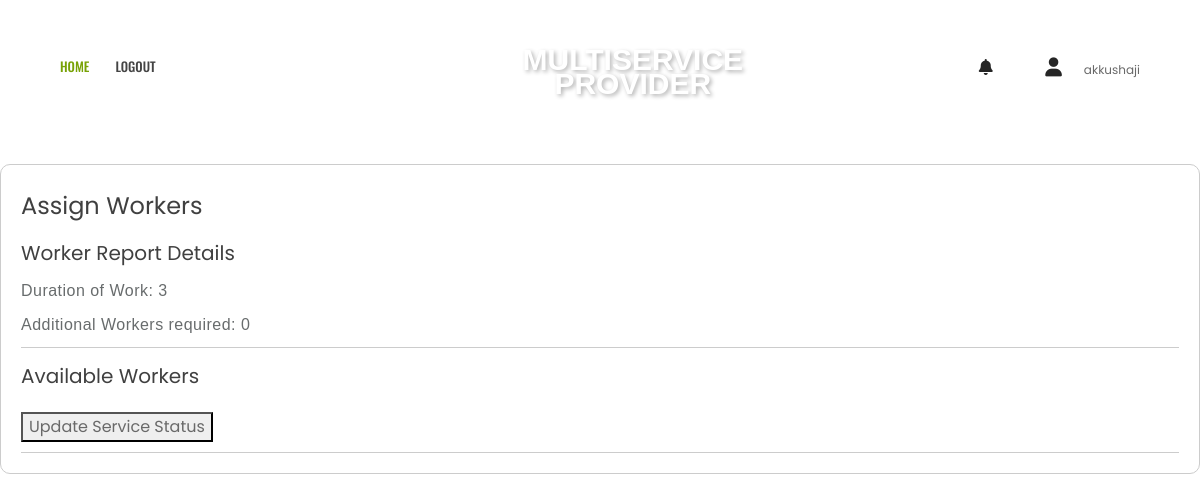
Page /assign_workers/1/ (signed in) on the committed database.
### app1/models.py (models this page shows)
class MyUser(AbstractUser):
    email = models.EmailField(unique=True)
    password = models.CharField(max_length=128, default="")
    role = models.CharField(max_length=15, default='client')
    userid = models.AutoField(primary_key=True)

class WorkerReport(models.Model):
    COMPLETED = 'completed'
    CANCELED = 'canceled'
    REPORTGIVEN = 'reportgiven'
    REPORTVERIFIED = 'reportverified'
    STATUS_CHOICES = [
        (COMPLETED, 'Completed'),
        (CANCELED, 'Canceled'),
        (REPORTGIVEN, 'ReportGiven'),
        (REPORTVERIFIED, 'ReportVerified'),
    ]
    reportid = models.AutoField(primary_key=True)
    serviceid = models.ForeignKey('Service', on_delete=models.CASCADE)
    user_id = models.ForeignKey('Worker', on_delete=models.CASCADE)
    branchid = models.ForeignKey('Branch', on_delete=models.CASCADE)
    duration_of_work = models.CharField(max_length=100)
    requirements = models.TextField()
    cost = models.DecimalField(max_digits=10, decimal_places=2)
    num_workers_needed = models.IntegerField()
    created_at = models.DateTimeField(auto_now_add=True)
    status = models.CharField(max_length=15, choices=STATUS_CHOICES, default=REPORTGIVEN)
    report_pdf = models.FileField(upload_to='worker_reports/', blank=True, null=True)

### app1/views.py (the view)
# urls.py: path('assign_workers/<int:reportid>/', views.assign_workers, name='assign_workers'),
@login_required
def assign_workers(request, reportid):
    worker_report = WorkerReport.objects.get(reportid=reportid)
    service_id = worker_report.serviceid_id
    service = Service.objects.get(serviceid=service_id)
    workers = Worker.objects.filter(district=service.district, status='available')
    context = {
        'worker_report': worker_report,
        'service': service,
        'available_workers': workers,
    }
    return render(request, 'assign_workers.html', context)

### app1/templates/assign_workers.html (shortened to what this page needs)
{% load static %}
<!doctype html>
<html class="no-js" lang="en">
<head>
        <link rel="stylesheet" href="{% static 'userassets/css/bootstrap.min.css' %}">
        <link rel="stylesheet" href="{% static 'userassets/css/font-awesome.min.css' %}">
        <link rel="stylesheet" href="{% static 'userassets/css/ie7.css' %}">
        <link rel="stylesheet" href="{% static 'userassets/css/plugins.css' %}">
        <link rel="stylesheet" href="{% static 'userassets/css/style.css' %}">
    </head>
    <link rel="stylesheet" href="https://cdnjs.cloudflare.com/ajax/libs/font-awesome/6.0.0/css/all.min.css" />
    <body>
        <header class="header-area header-sticky">
            <div class="header-container">
                <div class="row">
                    <div class="col-lg-5 display-none-md display-none-xs">
                        <div class="ht-main-menu">
                            <nav>
                                <ul>
                                  <li class="active"><a href="{% url 'managerpage' %}">HOME </a>
                                    </li>
                                    <li><a href="{% url 'user_logout' %}">Logout</a></li>
                                </ul>
                            </nav>
                        </div>
                    </div>
                    <div class="col-lg-2 col-sm-4">
                        <div class="logo text-center">
                            <a href="" class="logo-text">MULTISERVICE <span class="provider-text" style="padding-top: 30px;">PROVIDER</span></a>
                        </div>
                    </div>
                    <div class="col-lg-5 col-sm-8">
                        <div class="header-content d-flex justify-content-end">
                            <div class="settings-wrapper">
                                <a href="#"><i class="fas fa-bell"></i></a>
                            </div>
                            <div class="cart-wrapper">
                                <a href="#"><i class="fas fa-user"></i></a>
                                <span>{{request.user}}</span>
                            </div>
                        </div>
                    </div>
                </div>
            </div>
        </header>
                            <br> <br> <br> <br> <br> <br>
                            <div class="booking-box" style="border: 1px solid #ccc; border-radius: 10px; padding: 20px; background-color: rgba(255, 255, 255, 0.8);">
                              <h1 style="font-size: 24px;">Assign Workers</h1>
                              <div style="border-bottom: 1px solid #ccc; padding-bottom: 10px;">
                                  <h2 style="font-size: 20px;">Worker Report Details</h2>
                                  <p style="font-size: 16px;">Duration of Work: {{ worker_report.duration_of_work }}</p>
                                  <p style="font-size: 16px;">Additional Workers required: {{ worker_report.num_workers_needed|add:"-1" }}</p>
                              </div>
                              <div style="border-bottom: 1px solid #ccc; padding-bottom: 10px; margin-top: 10px;">
                                  <h2 style="font-size: 20px;">Available Workers</h2>
                                  <form method="post" action="{% url 'assign_workers_service' %}" onsubmit="return validateWorkers()">
                                      <ul>
                                        {% if worker_report.num_workers_needed == 1 %}
                                            <li>
                                                <form method="post" action="{% url 'update_service_status' worker_report.reportid %}">
                                                    <button type="submit" style="font-size: 16px; margin-top: 10px;">Update Service Status</button>
                                                </form>
                                            </li>
                                        {% endif %}
                                    </ul>
                                  </form>
                              </div>
                          </div>
    </body>
</html>

### app1/templates/assign_workers.html (style rules this page uses)
p { font-family: "Barlow", sans-serif !important; font-weight: 300; font-size: 1rem; color: #686c6d; letter-spacing: 0.03rem; margin-bottom: 10px; }
a.logo-text { font-family: Arial, sans-serif; font-size: 30px; font-weight: bold; text-decoration: none; color: white; text-shadow: 2px 2px 4px rgba(0, 0, 0, 0.3); margin-bottom: 35px; }
span.provider-text { padding-top: 30px !important; }
.booking-box { margin-top: 20px; }
body { height: 2000px; background-image: url('https://www.creativefabrica.com/wp-content/uploads/2022/05/17/pastel-aesthetic-background-Graphics-30684243-1.jpg'); background-size: 100% 100%; }

### rows in the picture
MyUser: user "akkushaji"
WorkerReport: duration_of_work "3", num_workers_needed|add "0"
